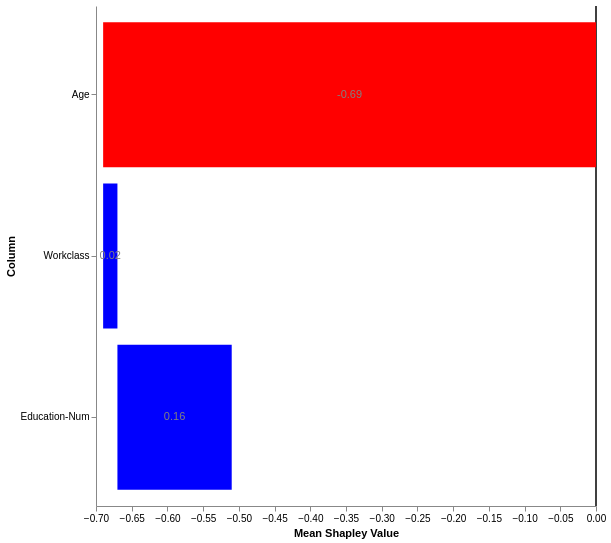

Vega-Lite specification for this chart:
### Vega specification from a JSON file in a GitHub repository (floating-point values rounded to 4 significant figures)
{"$schema": "https://vega.github.io/schema/vega/v5.json", "description": "Mean Shapley Values Bar Plot with Accumulated Bars.", "width": 500, "height": 500, "padding": 5, "data": [{"name": "table", "values": [{"Column": "Age", "Mean Shapley Value": -0.6933}, {"Column": "Workclass", "Mean Shapley Value": 0.01601}, {"Column": "Education-Num", "Mean Shapley Value": 0.1594}], "transform": [{"type": "formula", "expr": "round(datum['Mean Shapley Value'] * 100) / 100", "as": "Rounded Mean Shapley Value"}, {"type": "window", "sort": [{"field": "Column"}], "ops": ["sum"], "fields": ["Rounded Mean Shapley Value"], "as": ["cumulative_sum"], "frame": [null, 0]}, {"type": "formula", "expr": "datum.cumulative_sum - datum['Rounded Mean Shapley Value']", "as": "start"}]}], "scales": [{"name": "yscale", "type": "band", "domain": {"data": "table", "field": "Column"}, "range": "height", "padding": 0.1}, {"name": "xscale", "type": "linear", "domain": {"data": "table", "fields": ["start", "cumulative_sum"]}, "range": "width", "nice": true, "zero": true}], "axes": [{"orient": "left", "scale": "yscale", "title": "Column"}, {"orient": "bottom", "scale": "xscale", "title": "Mean Shapley Value"}], "marks": [{"type": "rule", "encode": {"enter": {"x": {"scale": "xscale", "value": 0}, "y": {"value": 0}, "y2": {"signal": "height"}, "strokeWidth": {"value": 1.5}, "stroke": {"value": "black"}}}}, {"type": "rect", "from": {"data": "table"}, "encode": {"enter": {"y": {"scale": "yscale", "field": "Column"}, "height": {"scale": "yscale", "band": 1}, "x": {"scale": "xscale", "field": "start"}, "x2": {"scale": "xscale", "field": "cumulative_sum"}}, "update": {"fill": [{"test": "datum['Rounded Mean Shapley Value'] < 0", "value": "red"}, {"test": "datum['Rounded Mean Shapley Value'] >= 0", "value": "blue"}]}, "hover": {"fill": {"value": "lightgrey"}}}}, {"type": "text", "from": {"data": "table"}, "encode": {"enter": {"y": {"scale": "yscale", "field": "Column", "band": 0.5}, "x": {"scale": "xscale", "signal": "(datum.start + datum.cumulative_sum) / 2"}, "align": {"value": "center"}, "baseline": {"value": "middle"}, "text": {"field": "Rounded Mean Shapley Value"}, "fill": {"value": "grey"}}}}]}
